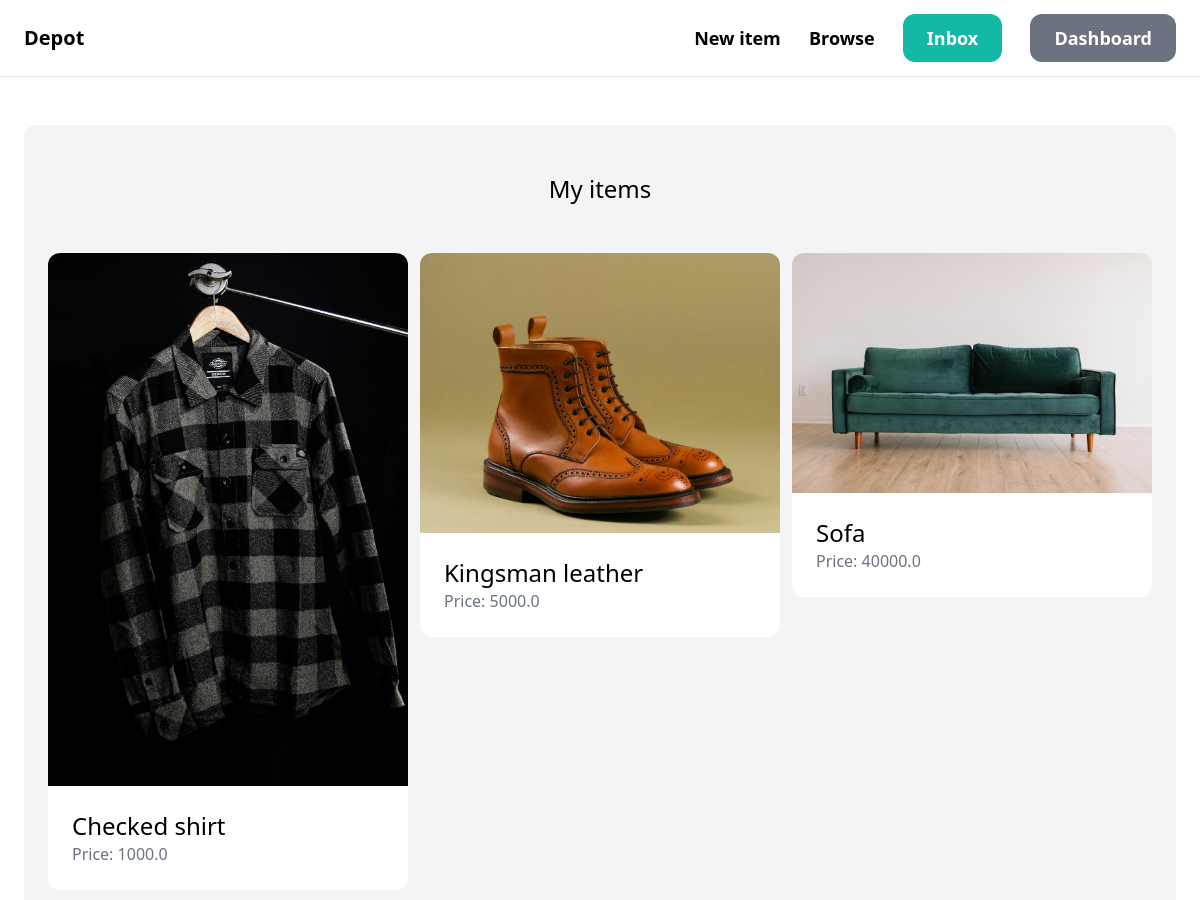
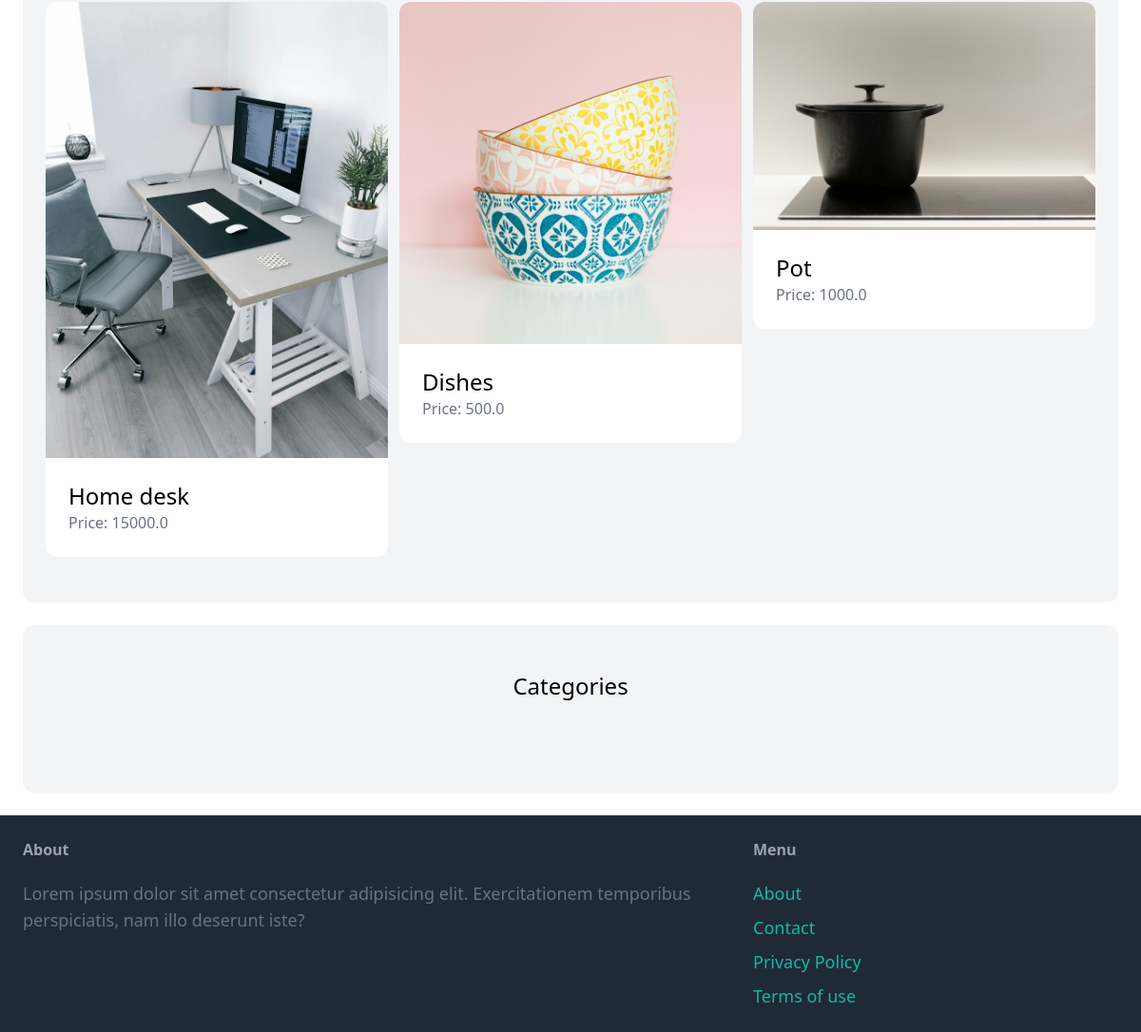
The page /dashboard/ (signed in) on the database its author committed (2 pictures, top to bottom).
### item/models.py (models this page shows, shortened)
class Item(models.Model):
    category = models.ForeignKey(Category, related_name='items', on_delete=models.CASCADE)
    name = models.CharField(max_length=255)
    description = models.TextField(blank=True, null=True)
    image = models.ImageField(upload_to='item_images', blank=True, null=True)
    price = models.FloatField()
    is_sold = models.BooleanField(default=False)
    created_by = models.ForeignKey(User, related_name='items', on_delete=models.CASCADE)
    created_at = models.DateTimeField(auto_now_add=True)

### dashboard/views.py (the view)
# urls.py: path('', views.index, name='index'),
@login_required
def index(request):
    items = Item.objects.filter(created_by=request.user)
    return render(request, 'dashboard/index.html', {
        'items': items,
    })

### dashboard/templates/dashboard/index.html (shortened to what this page needs)
{% extends 'core/base.html' %}
{% block content %}
  <div class="mt-6 px-6 py-12 bg-gray-100 rounded-xl">
    <h2 class="mb-12 text-2xl text-center">My items</h2>
    <div class="grid grid-cols-3 gap-3">
      {% for item in items%}
        <div>
          <a href="{% url 'item:detail' item.id %}">
            <div>
              <img src="{{ item.image.url }}" class="rounded-t-xl">
            </div>
            <div class="p-6 bg-white rounded-b-xl">
              <h2 class="text-2xl">{{ item.name }}</h2>
              <p class="text-gray-500">Price: {{ item.price }}</p>
            </div>
          </a>
        </div>
      {% endfor %}
    </div>
  </div>
  <div class="mt-6 px-6 py-12 bg-gray-100 rounded-xl">
    <h2 class="mb-12 text-2xl text-center">Categories</h2>
  </div>
{% endblock %}

### rows shown on the page
Item: image (picture), name "Checked shirt", price "1000.0"
Item: image (picture), name "Kingsman leather", price "5000.0"
Item: image (picture), name "Sofa", price "40000.0"
Item: image (picture), name "Home desk", price "15000.0"
Item: image (picture), name "Dishes", price "500.0"
Item: image (picture), name "Pot", price "1000.0"
